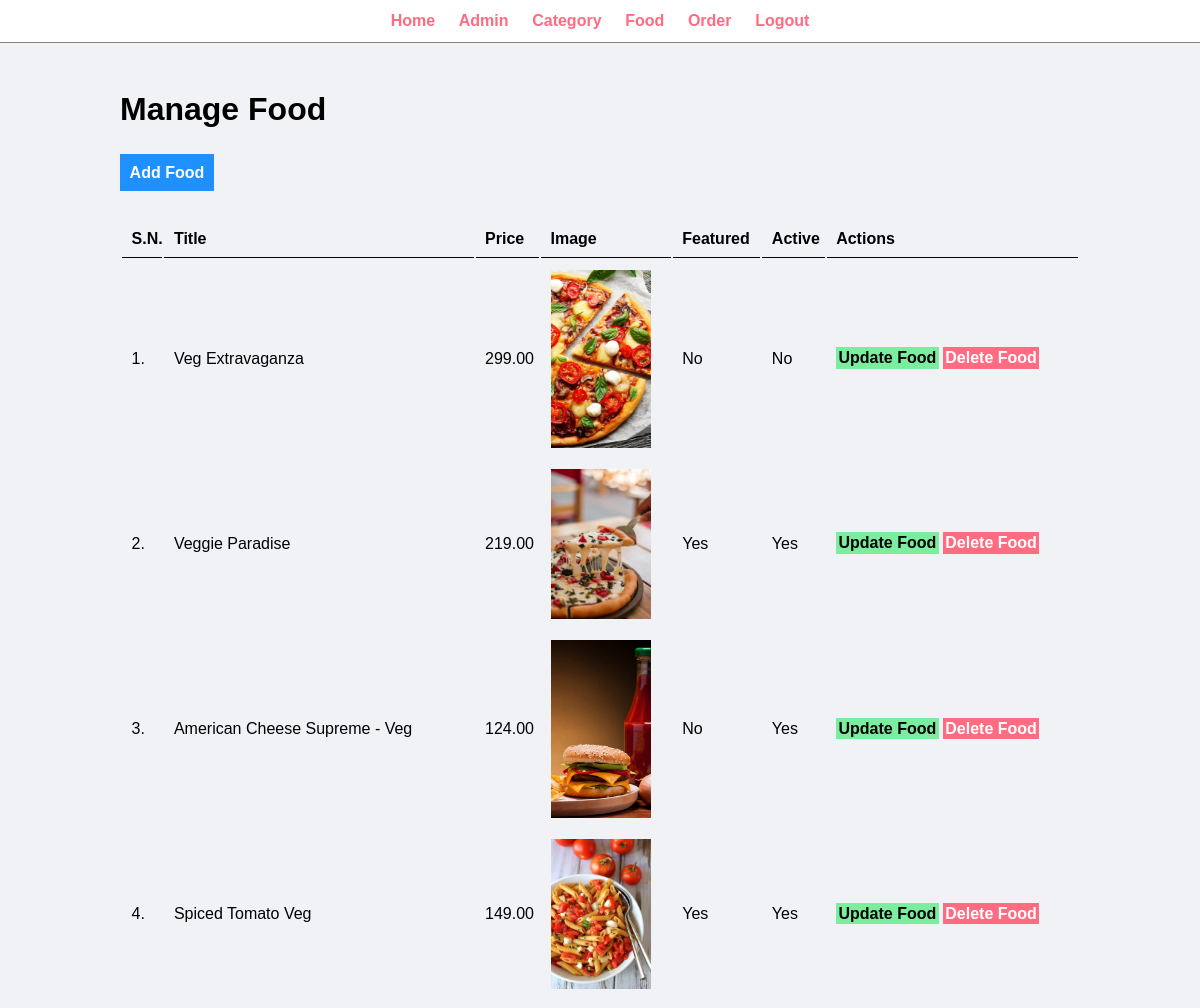
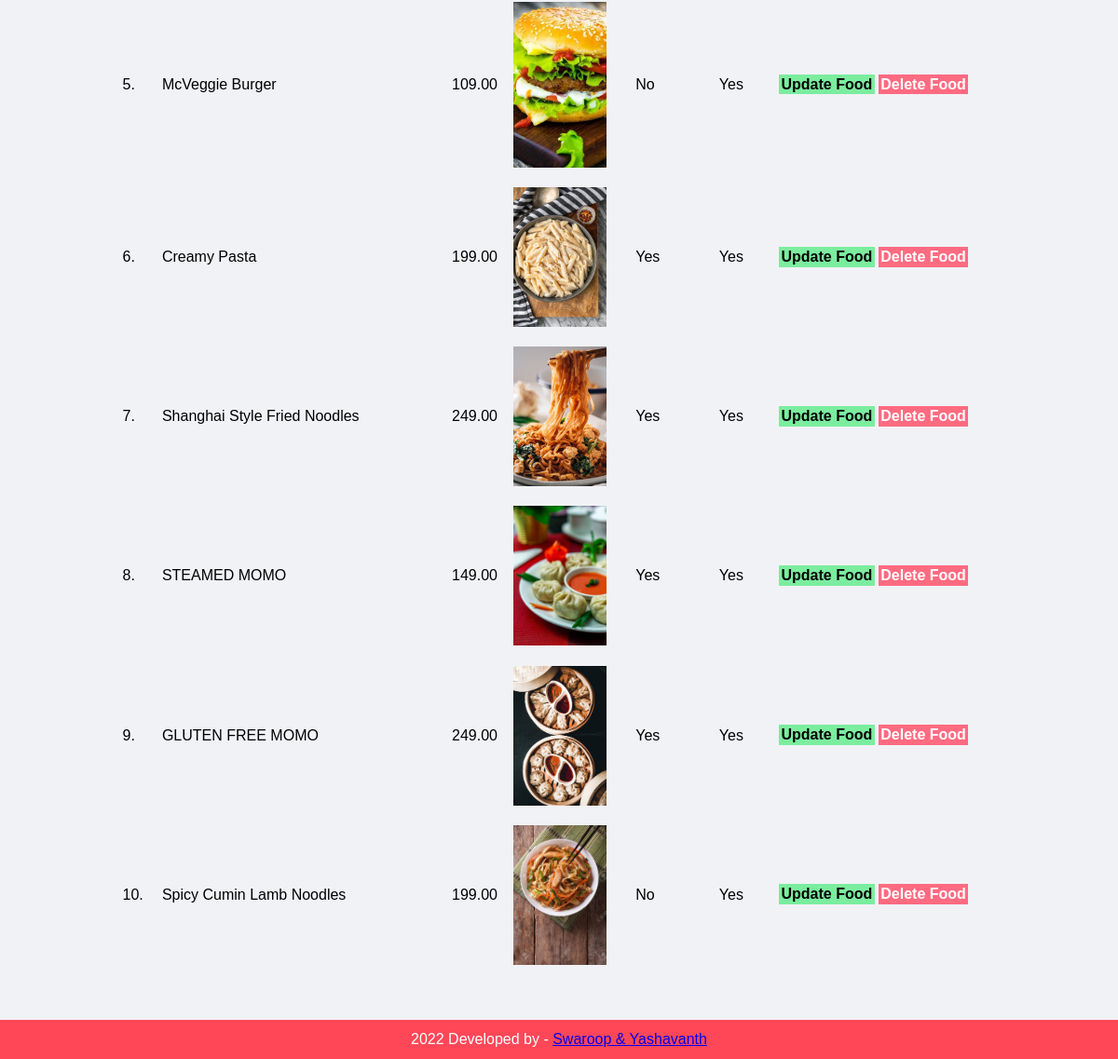
Page /admin/manage-food.php (signed in) on the committed database (2 pictures, top to bottom).
### tables this page shows
CREATE TABLE `tbl_food` (
  `id` int(10) UNSIGNED NOT NULL,
  `title` varchar(150) NOT NULL,
  `description` text NOT NULL,
  `price` decimal(10,2) NOT NULL,
  `image_name` varchar(255) NOT NULL,
  `category_id` int(10) UNSIGNED NOT NULL,
  `featured` varchar(10) NOT NULL,
  `active` varchar(10) NOT NULL
);

### admin/manage-food.php (the view, shortened to what this page needs)
<?php include("partials/menu.php")?>
<div class="main-content">
    <div class="wrapper">
    <h1>Manage Food</h1>
    <br/><br/>
<a href="<?php echo SITEURL; ?>admin/add-food.php" class="btn-primary">Add Food</a>
<br /><br/><br/>
<table width=100% >
    <tr>
        <th>S.N.</th>
        <th>Title</th>
        <th>Price </th>
        <th>Image</th>
        <th>Featured</th>
        <th>Active</th>
        <th>Actions</th>
    </tr>
    <?php
        $sql = "SELECT * FROM tbl_food";
        $res = mysqli_query($conn, $sql);
        $count = mysqli_num_rows($res);
        $sn = 1;
        if($count>0)
        {
            while($row = mysqli_fetch_assoc($res))
            {
                $id = $row['id'];
                $title = $row['title'];
                $price = $row['price'];
                $image_name = $row['image_name'];
                $featured = $row['featured'];
                $active = $row['active'];
                ?>
                    <tr>
                        <td><?php echo $sn++; echo ".";?> </td>
                        <td><?php echo $title;?></td>
                        <td><?php echo $price;?></td>
                        <td>
                            <?php
                                if($image_name=="")
                                {
                                    echo "<div class='error'>Image Not Added</div>";
                                }
                                else
                                {
                                    ?>
                                    <img src="<?php echo SITEURL; ?>images/food/<?php echo $image_name;?>" width = "100px">
                                    <?php
                                }
                            ?>
                        </td>
                        <td><?php echo $featured;?></td>
                        <td><?php echo $active;?></td>
                        <td>
                            <a href="<?php echo SITEURL;?>admin/update-food.php?id=<?php echo $id;?>" class="btn-secondary">Update Food</a>
                            <a href="<?php echo SITEURL; ?>admin/delete-food.php?id=<?php echo $id; ?>&image_name=<?php echo $image_name; ?>" class="btn-danger">Delete Food  </a>
                        </td>
                    </tr>
                <?php
            }
        }
        else
        {
            echo "<tr><td colspan= '7' class'error'>Food Not Added Yet</td></tr>";
        }
    ?>
</table>
    </div>
</div>
<?php include("partials/footer.php")?>

### admin/partials/menu.php (shortened to what this page needs)
<html>
    <Head>
        <link rel="stylesheet" href="../css/admin.css">
    </Head>
    <body>
       <div class="menu text-center">
           <div class="wrapper">
           <ul>
               <li>
                   <a href="index.php">Home</a>
               </li>
               <li>
                   <a href="manage-admin.php">Admin</a>
               </li>
               <li>
                   <a href="manage-category.php">Category</a>
               </li>
               <li>
                   <a href="manage-food.php">Food</a>
               </li>
               <li>
                   <a href="manage-order.php">Order</a>
               </li>
               <li>
                   <a href="logout.php">Logout</a>
               </li>
           </ul>
           </div>
       </div>

### admin/partials/footer.php
       <div class="footer">
            <div class="wrapper">
               <p class="text-center">2022 Developed by - <a href="#">Swaroop & Yashavanth</a></p>
            </div>
       </div>
    </body>
</html>

### css/admin.css (style rules this page uses)
* { margin: 0; padding: 0; font-family: 'Trebuchet MS', 'Lucida Sans Unicode', 'Lucida Grande', 'Lucida Sans', Arial, sans-serif; }
.wrapper { padding: 1%; width: 80%; margin: 0 auto ; }
.text-center { text-align: center; }
.menu { border-bottom: 1px solid gray; text-align: center; }
.menu ul { list-style-type: none; }
.menu ul li { display: inline; padding: 1%; }
.menu ul li a { text-decoration: none; font-weight: bold; color: #ff6b81; }
table tr th { border-bottom: 1px solid black; padding: 1%; text-align: left; }
table tr td { padding: 1%; }
.btn-primary { background-color: #1e90ff; padding: 1%; color: white; text-decoration: none; font-weight: bold; }
.btn-secondary { background-color: #7bed9f; padding: 1%; color: black; text-decoration: none; font-weight: bold; }
.btn-danger { background-color: #ff6b81; padding: 1%; color: white; text-decoration: none; font-weight: bold; }
.main-content { background-color: #f1f2f6; padding: 3% 0; }
.footer { background-color: #ff4757; color: white; }

### rows in the picture
tbl_food: title "Veg Extravaganza", price "299.00", image_name (picture), featured "No", active "No"
tbl_food: title "Veggie Paradise", price "219.00", image_name (picture), featured "Yes", active "Yes"
tbl_food: title "American Cheese Supreme - Veg", price "124.00", image_name (picture), featured "No", active "Yes"
tbl_food: title "Spiced Tomato Veg", price "149.00", image_name (picture), featured "Yes", active "Yes"
tbl_food: title "McVeggie Burger", price "109.00", image_name (picture), featured "No", active "Yes"
tbl_food: title "Creamy Pasta", price "199.00", image_name (picture), featured "Yes", active "Yes"
tbl_food: title "Shanghai Style Fried Noodles", price "249.00", image_name (picture), featured "Yes", active "Yes"
tbl_food: title "STEAMED MOMO", price "149.00", image_name (picture), featured "Yes", active "Yes"
tbl_food: title "GLUTEN FREE MOMO", price "249.00", image_name (picture), featured "Yes", active "Yes"
tbl_food: title "Spicy Cumin Lamb Noodles", price "199.00", image_name (picture), featured "No", active "Yes"
